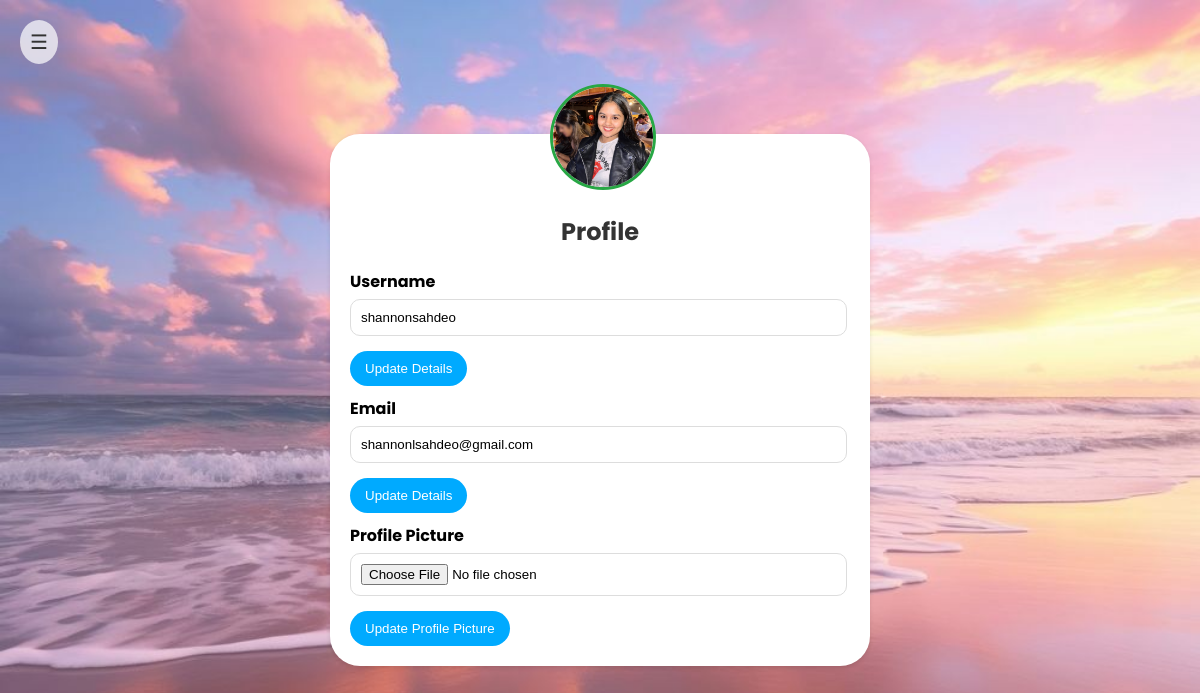
The page /userprofile.php (signed in) on the database its author committed.
### tables this page shows
CREATE TABLE `userloginreg` (
  `ID` int(11) NOT NULL,
  `username` varchar(50) NOT NULL,
  `email` varchar(50) NOT NULL,
  `password` varchar(200) NOT NULL,
  `timecreated` timestamp NOT NULL DEFAULT current_timestamp(),
  `points` int(255) NOT NULL,
  `level` int(100) NOT NULL,
  `name` varchar(255) NOT NULL,
  `contact` varchar(10) NOT NULL,
  `reset_token` varchar(255) NOT NULL,
  `reset_expires` datetime DEFAULT NULL,
  `profile_pic` blob DEFAULT NULL
);

### userprofile.php (the view, shortened to what this page needs)
<?php
$host = "localhost";
$db_username = "root";
$password = "@MentalH2024";
$databasename = "mentalhealthapp";
$conn = new mysqli($host, $db_username, $password, $databasename);
$user_id = $_SESSION['ID'] ?? 0;
$default_pic = 'uploads/default-profile.png';
$sql = "SELECT profile_pic, username, email FROM userloginreg WHERE ID = ?";
$stmt = $conn->prepare($sql);
if ($stmt) {
    $stmt->bind_param("i", $user_id);
    $stmt->execute();
    $result = $stmt->get_result();
    $user = $result->fetch_assoc();
    $profile_pic = $user && $user['profile_pic'] ? $user['profile_pic'] : $default_pic;
    $current_username = $user['username'] ?? '';
    $user_email = $user['email'] ?? '';
} else {
    $profile_pic = $default_pic;
    $current_username = '';
    $user_email = '';
}
?>
<!DOCTYPE html>
<html lang="en">
<head>
</head>
<body>
<button class="toggle-btn">☰</button>
<div class="container">
    <img src="<?php echo htmlspecialchars($profile_pic); ?>" alt="Profile Picture" class="profile-photo-circle">
    <h2>Profile</h2>
     <form method="POST" action="">
        <label for="username">Username</label>
        <input type="text" id="username" name="username" placeholder="Enter new username" required value="<?php echo htmlspecialchars($current_username); ?>">
        <button type="submit" name="update_username">Update Details</button>
        <label for="email">Email</label>
        <input type="email" id="email" name="email" placeholder="Enter new email" value="<?php echo htmlspecialchars($user_email); ?>">
        <button type="submit" name="update_email">Update Details</button>
    </form>
    <form method="POST" enctype="multipart/form-data" action="">
        <label for="profile_pic">Profile Picture</label>
        <input type="file" id="profile_pic" name="profile_pic" accept="image/*" required>
        <button type="submit" name="update_photo">Update Profile Picture</button>
    </form>
</div>
</body>
</html>

### userprofile.php (style rules this page uses)
body { font-family: 'Poppins', sans-serif; background-color: #f4f4f9; padding: 0; margin: 0; height: 100vh; background: url('beach3.jpg') no-repeat center center fixed; background-size: cover; display: flex; justify-content: center; align-items: center; }
.container { max-width: 500px; width: 100%; margin: auto; background: #fff; padding: 20px; border-radius: 30px; box-shadow: 0 2px 4px rgba(0, 0, 0, 0.1); position: relative; }
.profile-photo-circle { width: 100px; height: 100px; border-radius: 50%; object-fit: cover; border: 3px solid #28a745; position: absolute; top: -50px; left: calc(50% - 50px); background-color: #fff; }
h2 { text-align: center; color: #333; margin-top: 60px; }
label { display: block; margin: 10px 0 5px; font-weight: bold; }
input[type="text"], input[type="email"], input[type="file"] { width: 95%; padding: 10px; margin-bottom: 15px; border: 1px solid #ddd; border-radius: 10px; }
button { padding: 10px 15px; background-color: #00aaff; color: white; border: none; border-radius: 30px; cursor: pointer; }
.toggle-btn { position: absolute; top: 20px; left: 20px; background-color: rgba(255, 255, 255, 0.7); color: #333; padding: 10px; border: none; border-radius: 50%; cursor: pointer; font-size: 20px; z-index: 3; transition: background-color 0.3s ease, transform 0.2s ease; }

### rows shown on the page
userloginreg: profile_pic (picture), username "shannonsahdeo", email "shannonlsahdeo@gmail.com"
